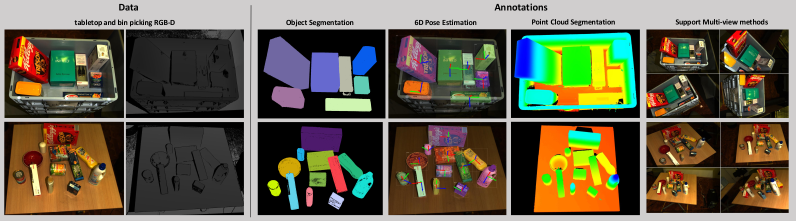
#> input picture scripts/image_agnostic_segmentation/images/DoPose.png, 1591 x 442 px (shown at 1/2 size)
$ python mask.py --image ../images/DoPose.png
#> lines starting #> are read from the running program, lines starting #| are printed output that depends on the picture; after the words box and inside, x2 and y2 are one past the last pixel; in counts of white or black regions, pixels touching at a corner belong together
# opencv 图像的基本运算

# 导入库
import numpy as np
import argparse
import cv2

# 构建参数解析器
ap = argparse.ArgumentParser()
ap.add_argument("-i", "--image", required=True, help="Path to the image")
args = vars(ap.parse_args())

# 加载图像
image = cv2.imread(args["image"])
#> image is the input picture: shape (442, 1591, 3); mean B, G, R 76.4, 96.7, 101.2
cv2.imshow("image loaded", image)

# 创建矩形区域，填充白色255
rectangle = np.zeros(image.shape[0:2], dtype="uint8")
cv2.rectangle(rectangle, (360, 348), (660, 570), 255, -1) # 修改这里
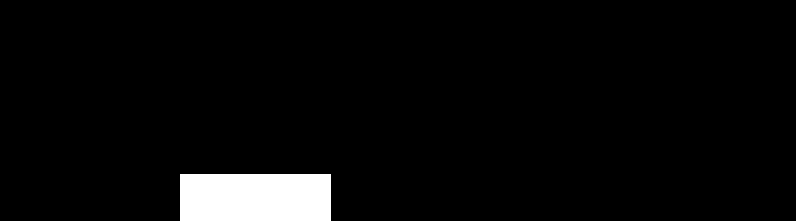
#> rectangle: shape (442, 1591) (shown at 1/2 size); 4% white; 1 white region, box (x1, y1, x2, y2) and area: (360, 348, 661, 442) 28294
cv2.imshow("Rectangle", rectangle)

# 创建圆形区域，填充白色255
circle = np.zeros(image.shape[0:2], dtype="uint8")
cv2.circle(circle, (520, 455), 140, 255, -1) # 修改
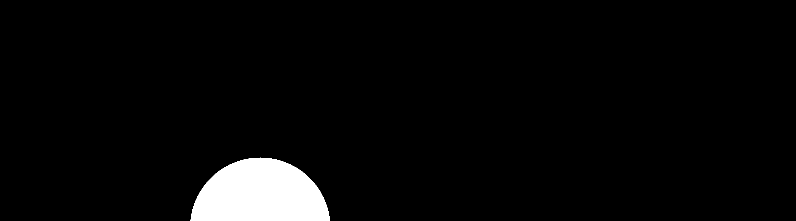
#> circle: shape (442, 1591) (shown at 1/2 size); 3.8% white; 1 white region, box (x1, y1, x2, y2) and area: (381, 315, 660, 442) 26997
cv2.imshow("Circle", circle)

'''
# 在此例（二值图像）中，以下的0表示黑色像素值0, 1表示白色像素值255
# 位与运算，与常识相同，有0则为0, 均无0则为1
bitwiseAnd = cv2.bitwise_and(rectangle, circle)
cv2.imshow("AND", bitwiseAnd)
cv2.waitKey(0)
# 非运算，非0为1, 非1为0
bitwiseNot = cv2.bitwise_not(circle)
cv2.imshow("NOT", bitwiseNot)
cv2.waitKey(0)
# 异或运算，不同为1, 相同为0
bitwiseXor = cv2.bitwise_xor(rectangle, circle)
cv2.imshow("XOR", bitwiseXor)
cv2.waitKey(0)
'''
# 或运算，有1则为1, 全为0则为0
bitwiseOr = cv2.bitwise_or(rectangle, circle)
cv2.imshow("OR", bitwiseOr)
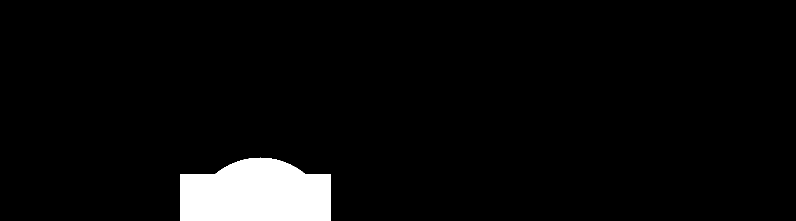
#> window 'OR': shape (442, 1591) (shown at 1/2 size); 4.6% white; 1 white region, box (x1, y1, x2, y2) and area: (360, 315, 661, 442) 32273
cv2.waitKey(0)
# 使用mask
mask = bitwiseOr
cv2.imshow("Mask", mask)

# Apply out mask -- notice how only the person in the image is cropped out
masked = cv2.bitwise_and(image, image, mask=mask)
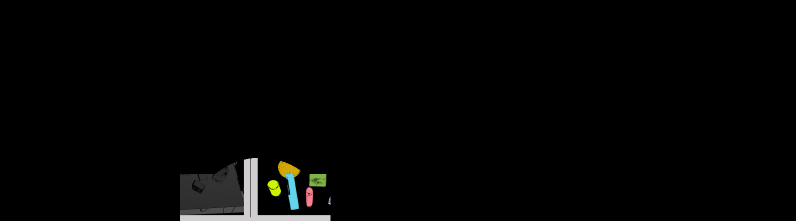
#> masked: shape (442, 1591, 3) (shown at 1/2 size); mean B, G, R 3.2, 3.7, 3.6
cv2.imshow("Mask Applied to Image", masked)

key = cv2.waitKey(1) & 0xFF
#> (key Esc is pressed here)
if key == 27:
    cv2.destroyAllWindows()
